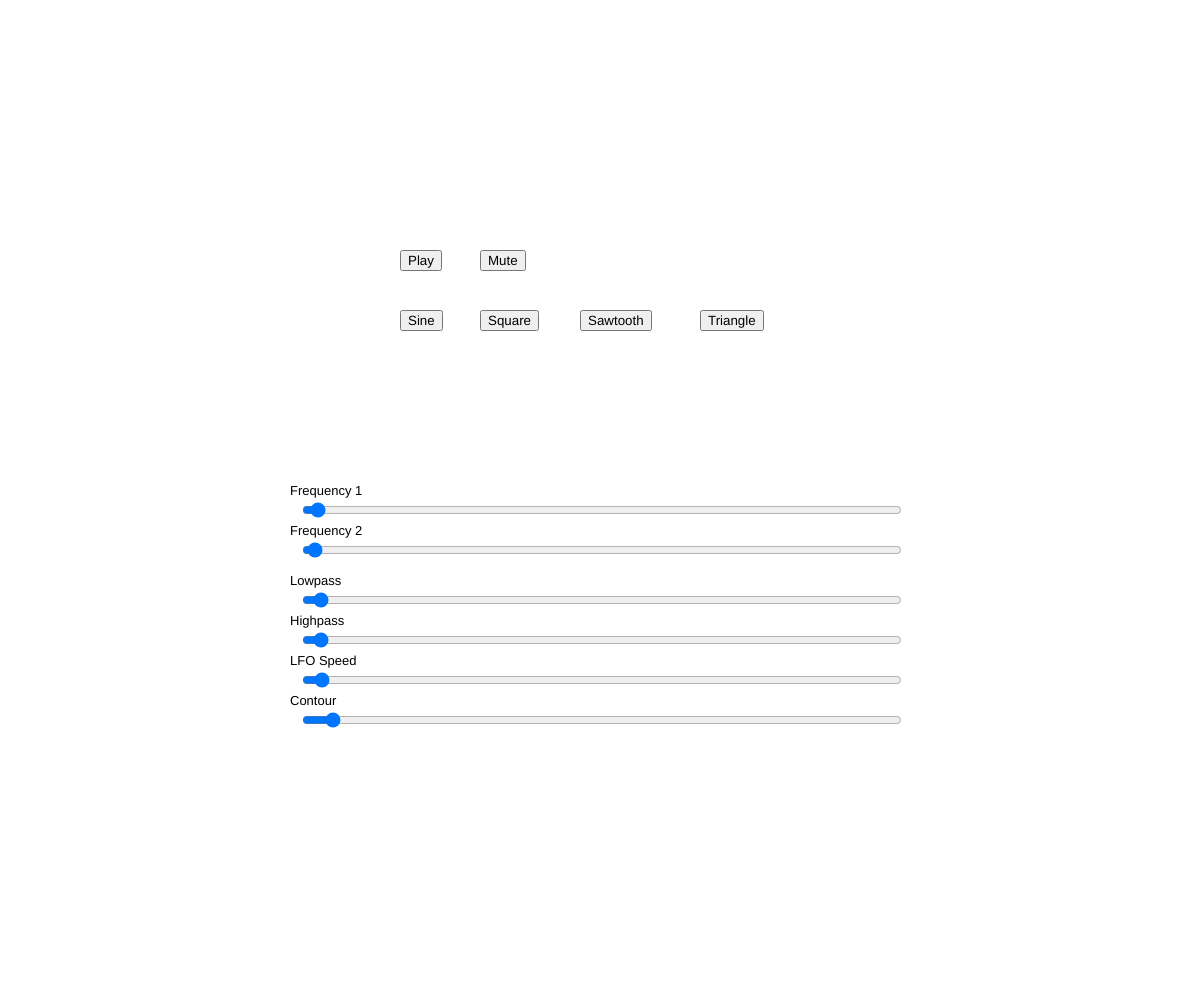
Frame 1 (no input)
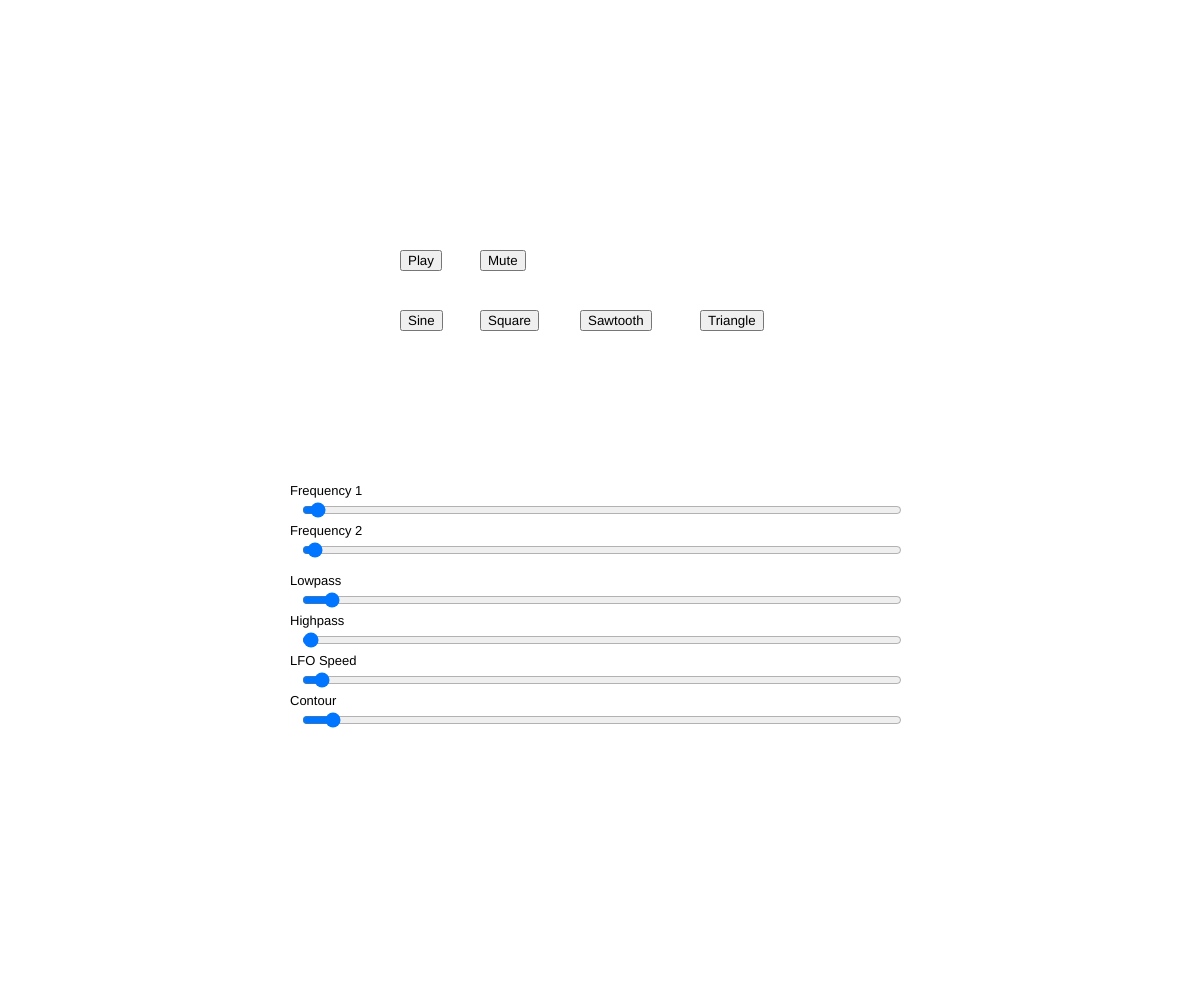
Frame 60 (no input)
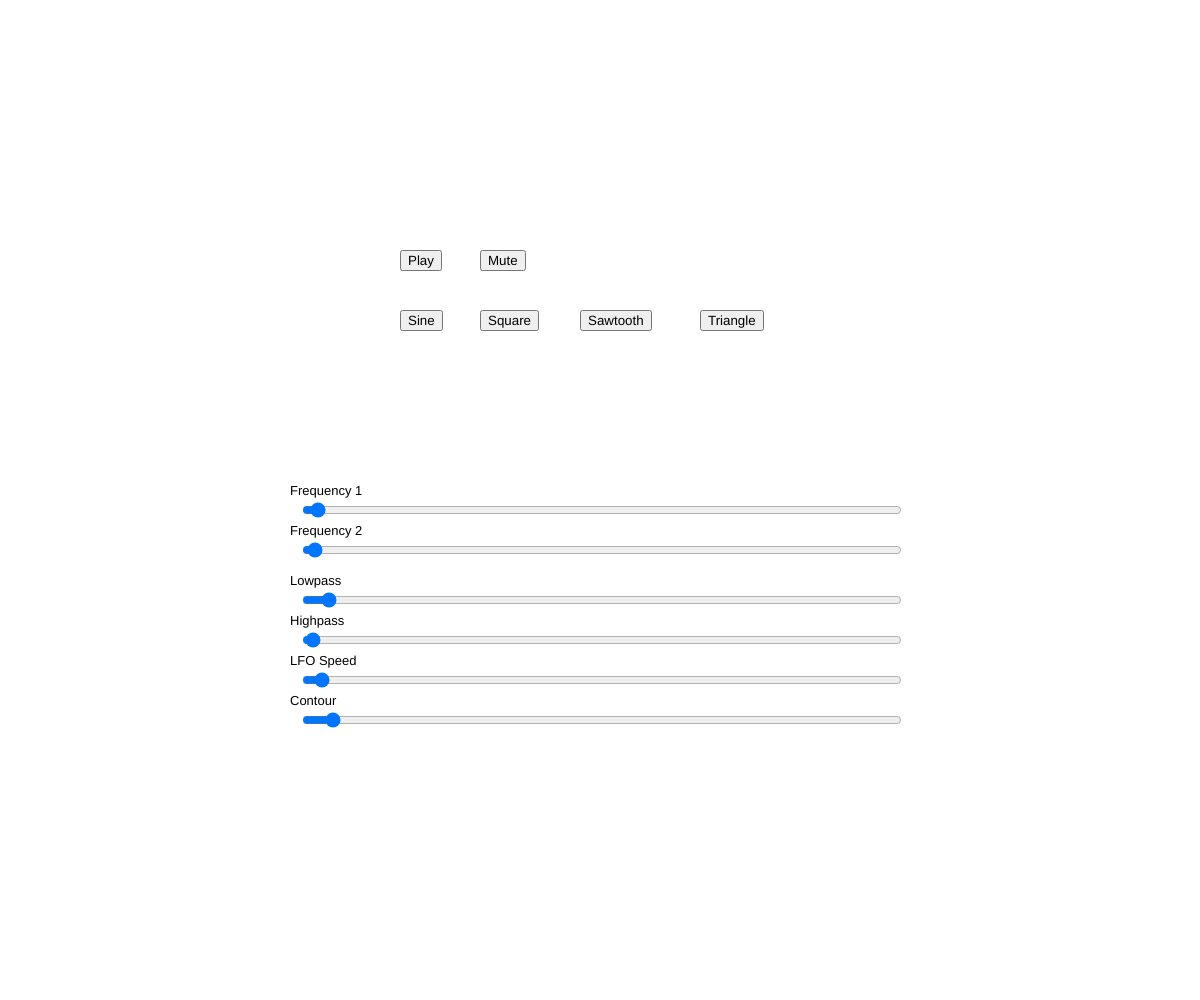
Frame 120 (the mouse pressed at the canvas centre since frame 60)

The p5.js sketch that drew these frames (run headless with seeded random() and noise() and a simulated clock; from frame 60 on, the mouse is pressed at the canvas centre):

// p5.js sketch
// ── sketch.js
let canvas;
let bttOn;
let bttOff;
let audioCtx;
let gainNode;
let osc1;
let osc2; 
let lowpass;
let hipass;
let freqSlider1;
let freqSlider2;
let LPSlider;
let HPSlider;
var angle = 0;
let square;
let sine;
let sawtooth;
let triangle;
let speedSlider;
let contour;

function setup() {
	canvas = createCanvas(windowWidth, windowHeight);
	frameRate(120);
	noStroke();
	smooth();
	mySliders();
	myButtons();
	mySynth();
};

function myButtons(){
	bttOn = createButton("Play");
	bttOff = createButton("Mute");
	square = createButton("Square");
	sine = createButton("Sine");
	sawtooth = createButton("Sawtooth");
	triangle = createButton("Triangle"); 

	bttOn.addClass("button");
	bttOff.addClass("button");
	square.addClass("button");
	sine.addClass("button");
	sawtooth.addClass("button");
	triangle.addClass("button");

	bttOn.mousePressed(toggleOn);
	bttOff.mousePressed(toggleOff);
	square.mousePressed(toggleSquare);
	sine.mousePressed(toggleSine);
	sawtooth.mousePressed(toggleSawtooth);
	triangle.mousePressed(toggleTriangle);
};

function mySliders(){
	freqSlider1 = createSlider(20, 20000, 300, 0.0001);
	freqSlider2 = createSlider(20, 20000, 200, 0.0001);
	LPSlider = createSlider(20, 20000, 20000, 0.0001);
	HPSlider = createSlider(20, 20000, 20, 0.0001);
	speedSlider = createSlider(0, 1, 0.02, 0.0001);
	contour = createSlider(20, 20000, 800, 0.0001);

	freqSlider1.style("width", "50vw");
	freqSlider2.style("width", "50vw");
	LPSlider.style("width", "50vw");
	HPSlider.style("width", "50vw");
	speedSlider.style("width", "50vw");
	contour.style("width", "50vw");
};

function mySynth(){
	audioCtx = new (window.AudioContext || window.webkitAudioContext)();
	gainNode = audioCtx.createGain();
	osc1 = audioCtx.createOscillator();
	osc2 = audioCtx.createOscillator();
	lowpass = audioCtx.createBiquadFilter();
	hipass = audioCtx.createBiquadFilter();

	osc1.connect(lowpass);
	osc2.connect(lowpass);
	lowpass.connect(hipass);
	hipass.connect(gainNode);
	gainNode.connect(audioCtx.destination);

	osc1.frequency.setValueAtTime(440, audioCtx.currentTime);
	osc2.frequency.setValueAtTime(600, audioCtx.currentTime);
	osc1.type = "square";
	osc2.type = "square";
	osc1.start();
	osc2.start();

	lowpass.frequency.setValueAtTime(20000, audioCtx.currentTime);
	hipass.frequency.setValueAtTime(2000, audioCtx.currentTime);
	lowpass.type = "lowpass";
	hipass.type = "highpass";

	gainNode.gain.value = 0;
};

function toggleSquare() {
	osc1.type = "square";
	osc2.type = "square";
};

function toggleSine() {
	osc1.type = "sine";
	osc2.type = "sine";
};

function toggleSawtooth() {
	osc1.type = "sawtooth";
	osc2.type = "sawtooth";
}

function toggleTriangle() {
	osc1.type = "triangle";
	osc2.type = "triangle";
}

function toggleOn(){
	gainNode.gain.value = 0.2;
};

function toggleOff(){
	gainNode.gain.value = 0;
};

function draw() {
	background(255);

	let min = 10;
	let max = contour.value();
	let sineLFO = map(sin(angle), -1, 1, min, max);
	let revLFO = map(sin(angle), -1, 1, max, min);
	LPSlider.value(sineLFO);
	HPSlider.value(revLFO);

	var pos1 = width/3;
	var pos2 = height/4 + 60;
	bttOn.position(pos1, height/4 );
	bttOff.position(pos1 + 80, height/4 );
	sine.position(pos1, pos2);
	square.position(pos1 + 80, pos2);
	sawtooth.position(pos1 + 180, pos2);
	triangle.position(pos1 + 300, pos2); 

	let SlidX =  width/2 - width/4;
	let Slid1Y = height/2;
	let Slid2Y = height/2 + 40;
	let Slid3Y = height/2 + 90;
	let Slid4Y = height/2 + 130;
	let Slid5Y = height/2 + 170;
	let Slid6Y = height/2 + 210;

	var textX = SlidX - 10;
	var offset = 5;

	freqSlider1.position (SlidX, Slid1Y);
	freqSlider2.position (SlidX, Slid2Y);
	LPSlider.position (SlidX, Slid3Y);
	HPSlider.position (SlidX, Slid4Y);
	speedSlider.position (SlidX, Slid5Y);
	contour.position (SlidX, Slid6Y);

	osc1.frequency.setValueAtTime(freqSlider1.value(), audioCtx.currentTime);
	osc2.frequency.setValueAtTime(freqSlider2.value(), audioCtx.currentTime);
	lowpass.frequency.setValueAtTime(LPSlider.value(), audioCtx.currentTime);
	hipass.frequency.setValueAtTime(HPSlider.value(), audioCtx.currentTime);

	textSize(13);
	var freq1Text = text("Frequency 1", textX, Slid1Y - offset);
	var freq2Text = text("Frequency 2", textX, Slid2Y - offset);
	var filt1Text = text("Lowpass", textX, Slid3Y - offset);
	var filt2Text = text("Highpass", textX, Slid4Y - offset);
	var speedText = text("LFO Speed", textX, Slid5Y - offset);
	var contourText = text("Contour", textX, Slid6Y - offset);

	var LFOspeedValue = speedSlider.value();
	angle += LFOspeedValue; 
};

window.onresize = function() {
	canvas.size(windowWidth, windowHeight);
};

function windowResized() {
	resizeCanvas(windowWidth, windowHeight);
};

// ── style.css
body {
   padding: 0; 
   margin: 0; 
   overflow: hidden;
   padding-bottom: 40px;
} 

canvas {
   vertical-align: top;
} 

.container {
   width: 100%;
   height: 100%;
   position: absolute;
} 

h2 {
  text-align: center;
}

.button {
   background-color: rgb(22, 159, 168);
   border: none;
   color: white;
   /* padding: 15px 32px; */
   text-align: center;
   text-decoration: none;
   display: inline-block;
   font-size: 16px;
   margin: 4px 2px;
   cursor: pointer;
}
